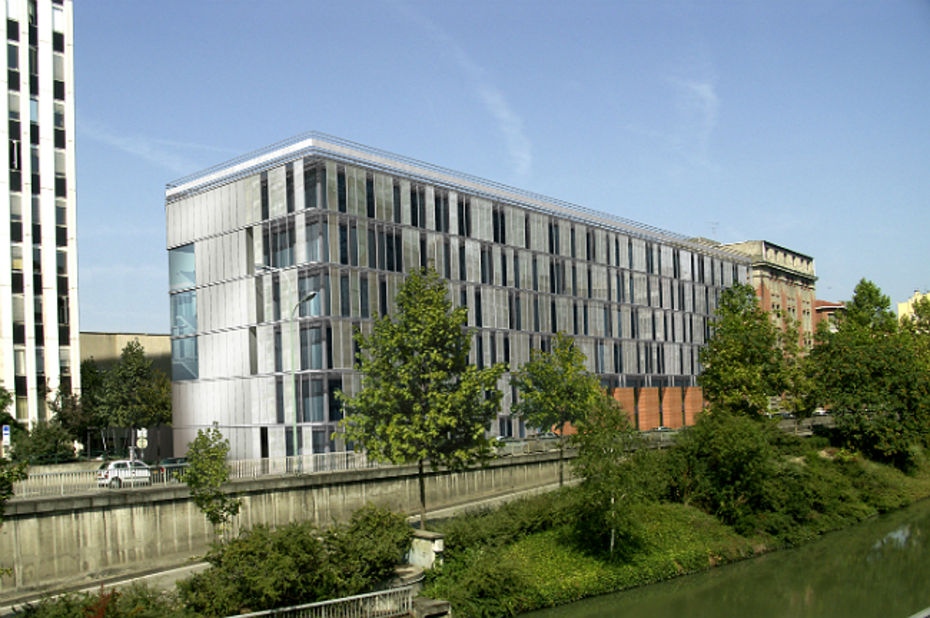
%> input picture analyse-donnees/tp/tp1/enseeiht.jpg, 930 x 618 px
$ octave exercice_2.m   (GNU Octave 9; MATLAB toolbox functions it lacks are replaced by stand-ins)
%> lines starting %> are read from the running program, lines starting %| are printed output that depends on the picture
clear;
close all;
taille_ecran = get(0,'ScreenSize');
L = taille_ecran(3);
H = taille_ecran(4);
figure('Name','Separation des canaux RVB','Position',[0,0,0.67*L,0.67*H]);
figure('Name','Nuage de pixels dans le repere RVB','Position',[0.67*L,0,0.33*L,0.45*H]);

% Lecture et affichage d'une image RVB :
I = imread('enseeiht.jpg');
%> I is the input picture: size 618x930x3 uint8; mean R, G, B 122.4, 135, 128.2
figure(1);				% Premiere fenetre d'affichage
subplot(2,2,1);				% La fenetre comporte 2 lignes et 2 colonnes
imagesc(I);
axis off;
axis equal;
title('Image RVB','FontSize',20);

% Decoupage de l'image en trois canaux et conversion en doubles :
R = double(I(:,:,1));
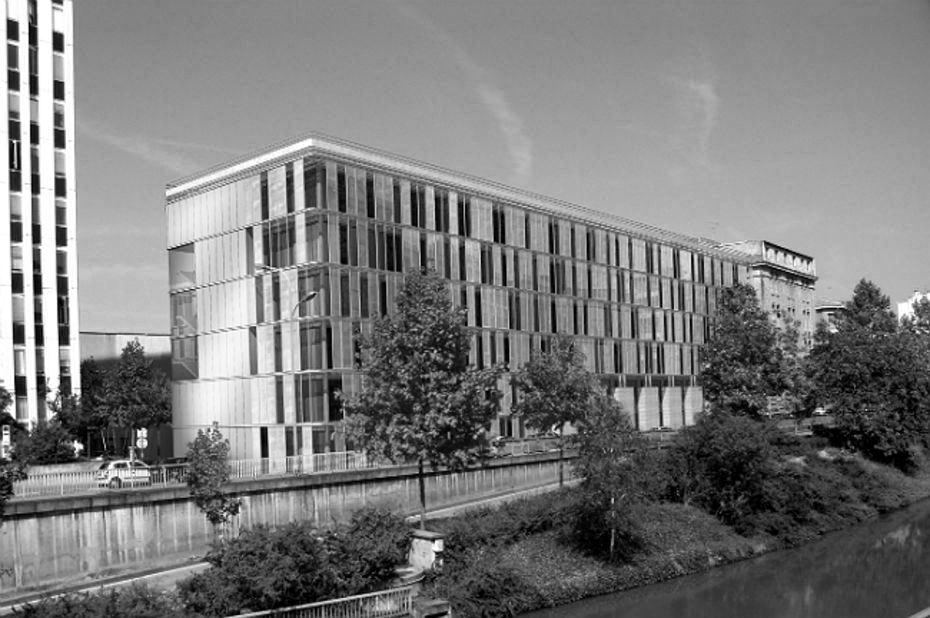
%> R: size 618x930 double; min 0, max 255, mean 122.4
V = double(I(:,:,2));
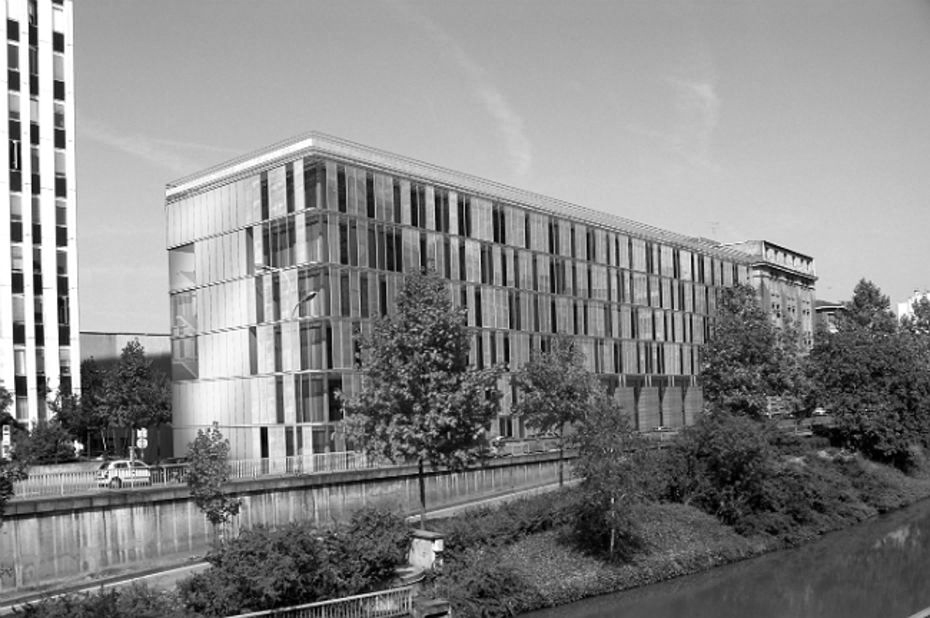
%> V: size 618x930 double; min 0, max 255, mean 135
B = double(I(:,:,3));
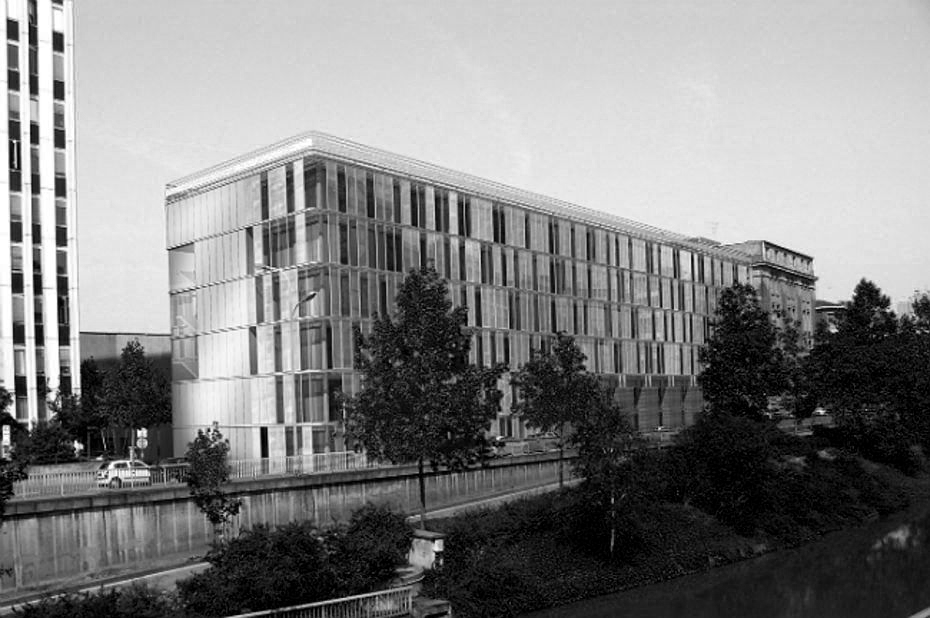
%> B: size 618x930 double; min 0, max 255, mean 128.2

% Affichage du canal R :
colormap gray;				% Pour afficher les images en niveaux de gris
subplot(2,2,2);
imagesc(R);
axis off;
axis equal;
title('Canal R','FontSize',20);

% Affichage du canal V :
subplot(2,2,3);
imagesc(V);
axis off;
axis equal;
title('Canal V','FontSize',20);

% Affichage du canal B :
subplot(2,2,4);
imagesc(B);
axis off;
axis equal;
title('Canal B','FontSize',20);

% Affichage du nuage de pixels dans le repere RVB :
figure(2);				% Deuxieme fenetre d'affichage
plot3(R,V,B,'b.');
axis equal;
xlabel('R');
ylabel('V');
zlabel('B');
rotate3d;
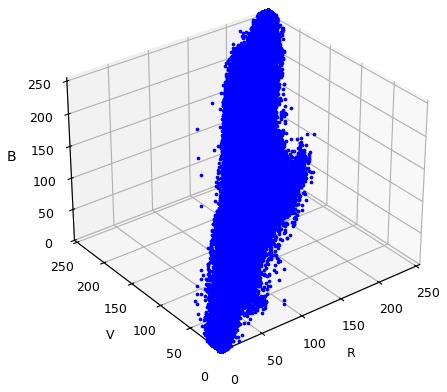
%> figure redrawn from the program's plot data

% Matrice des donnees :
X = [R(:) V(:) B(:)];			% Les trois canaux sont vectorises et concatenes

% Matrice de variance/covariance :
n = length(X);
%> n = 574740
x_bar = mean(X);
%> x_bar = [122.4 135 128.2]
X_c = X - repmat(x_bar, n , 1);
Sigma = (1/n)*X_c'*X_c;
%> Sigma = [3493.5 3551.9 4460.2; 3551.9 3804.6 5014.9; 4460.2 5014.9 7487.7]

% Valeur Propre de Sigma
[W,D] = eig(Sigma); %W est orthogonal car Sigma symetrique reel (Th spectrale)
%> W = [0.563 0.677 0.475; -0.801 0.306 0.514; 0.202 -0.67 0.715]; D = [41.97 0 0; 0 687.2 0; 0 0 14056.6]
[B,I] = sort(diag(D), 'descend');
%> B = [14056.6; 687.2; 41.97]; I = [3; 2; 1]
W = W(:, I);
%> W = [0.475 0.677 0.563; 0.514 0.306 -0.801; 0.715 -0.67 0.202]

% Matrice C des composantes principales
c = X_c*W;
C = reshape(c, [size(R), 3]);
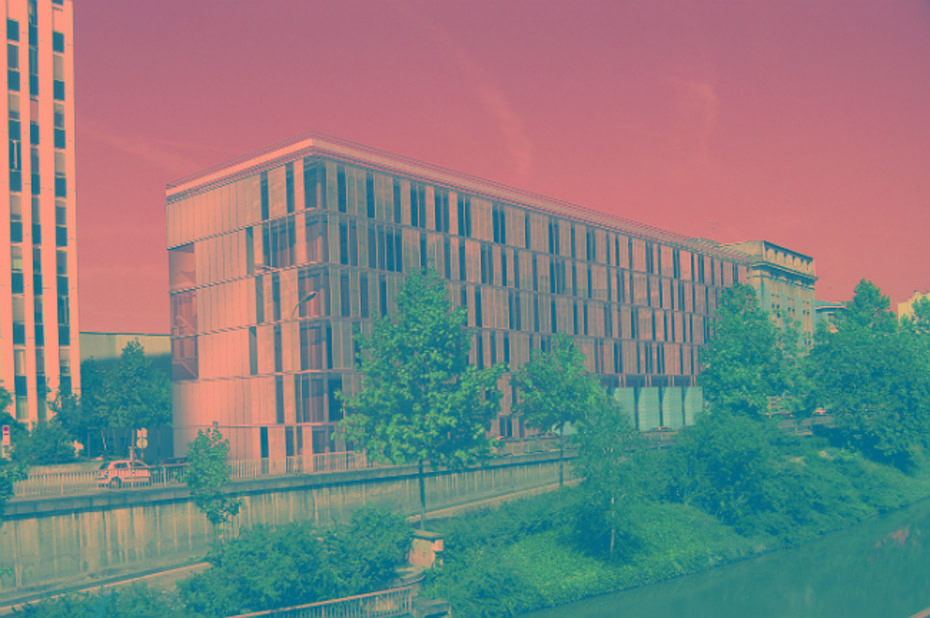
%> C: size 618x930x3 double; mean R, G, B 0, 0, 0; drawn with min black and max white

figure(3)
% Affichage proj lambda_1 :
colormap gray;				% Pour afficher les images en niveaux de gris
subplot(2,2,2);
imagesc(C(:, :, 1));
axis off;
axis equal;
title('Projet \lambda_1','FontSize',20);

% Affichage proj lambda_2 :
subplot(2,2,3);
imagesc(C(:, :, 2));
axis off;
axis equal;
title('Projet \lambda_2','FontSize',20);

% Affichage proj lambda_3 :
subplot(2,2,4);
imagesc(C(:, :, 3));
axis off;
axis equal;
title('Projet \lambda_3','FontSize',20);
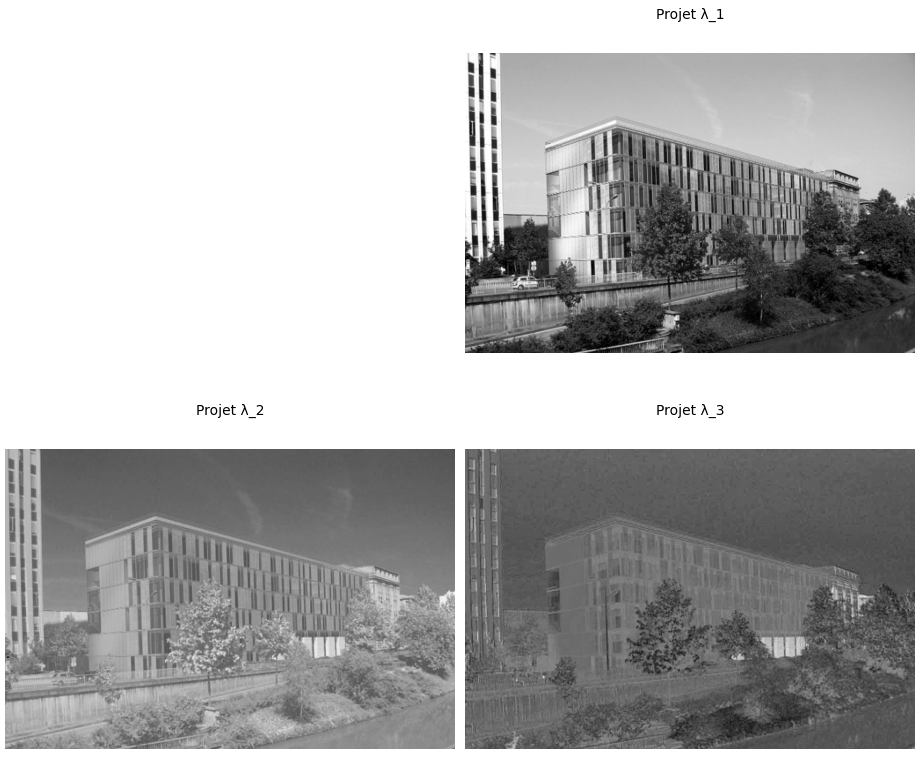
%> figure redrawn from the program's plot data, 3 panels

% Matrice de variance/covariance :
n = length(c);
c_bar = mean(c);
%> c_bar = [-4.38e-13 3.82e-13 -3.83e-14]
c_c = c - repmat(c_bar, n , 1);
SigmaC = (1/n)*c_c'*c_c;
%> SigmaC = [14056.6 5.65e-10 -2.2e-09; 5.65e-10 687.2 -7.36e-10; -2.2e-09 -7.36e-10 41.97]

% Coefficients de correlation lineaire :
l1 = 1;
l2 = 2;
l3 = 3;
r_l1l2 = sqrt(SigmaC(l1, l2)/(SigmaC(l1,l1)*SigmaC(l2,l2))) %r_l1l2 =   6.8553e-09
%> r_l1l2 = 7.65e-09
r_l1l3 = sqrt(SigmaC(l1, l3)/(SigmaC(l1,l1)*SigmaC(l3,l3))) %r_l1l3 =   0.0000e+00 + 4.4513e-08i
r_l2l3 = sqrt(SigmaC(l2, l3)/(SigmaC(l2,l2)*SigmaC(l3,l3))) %r_l2l3 =   1.2662e-07


% Proportions de contraste : Beaucoup de variance relativement a la
% variance globale
c_l1 = SigmaC(l1,l1)/(SigmaC(l1,l1)+SigmaC(l2,l2)+SigmaC(l3,l3)) %c_l1 =    0.9310
%> c_l1 = 0.951
c_l2 = SigmaC(l2,l2)/(SigmaC(l1,l1)+SigmaC(l2,l2)+SigmaC(l3,l3)) %c_l2 =    0.0630
%> c_l2 = 0.0465
c_l3 = SigmaC(l3,l3)/(SigmaC(l1,l1)+SigmaC(l2,l2)+SigmaC(l3,l3)) %c_l3 =    0.0059
%> c_l3 = 0.00284
